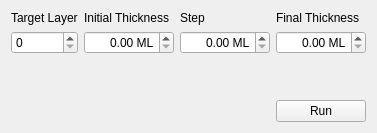
      <widget class="QWidget" name="auto_tab">
       <attribute name="title">
        <string>Automate</string>
       </attribute>
       <layout class="QHBoxLayout" name="horizontalLayout_5">
        <item>
         <layout class="QGridLayout" name="gridLayout_8">
          <item row="0" column="3">
           <widget class="QLabel" name="label_22">
            <property name="text">
             <string>Final Thickness</string>
            </property>
           </widget>
          </item>
          <item row="1" column="1">
           <widget class="QDoubleSpinBox" name="auto_init_spb">
            <property name="alignment">
             <set>Qt::AlignRight|Qt::AlignTrailing|Qt::AlignVCenter</set>
            </property>
            <property name="suffix">
             <string> ML</string>
            </property>
            <property name="decimals">
             <number>2</number>
            </property>
            <property name="maximum">
             <double>1000.000000000000000</double>
            </property>
            <property name="singleStep">
             <double>0.100000000000000</double>
            </property>
           </widget>
          </item>
          <item row="1" column="3">
           <widget class="QDoubleSpinBox" name="auto_final_spb">
            <property name="alignment">
             <set>Qt::AlignRight|Qt::AlignTrailing|Qt::AlignVCenter</set>
            </property>
            <property name="suffix">
             <string> ML</string>
            </property>
            <property name="decimals">
             <number>2</number>
            </property>
            <property name="maximum">
             <double>1000.000000000000000</double>
            </property>
            <property name="singleStep">
             <double>0.010000000000000</double>
            </property>
           </widget>
          </item>
          <item row="0" column="2">
           <widget class="QLabel" name="label_21">
            <property name="text">
             <string>Step</string>
            </property>
           </widget>
          </item>
          <item row="0" column="1">
           <widget class="QLabel" name="label_20">
            <property name="text">
             <string>Initial Thickness</string>
            </property>
           </widget>
          </item>
          <item row="0" column="0">
           <widget class="QLabel" name="label_19">
            <property name="text">
             <string>Target Layer</string>
            </property>
           </widget>
          </item>
          <item row="1" column="2">
           <widget class="QDoubleSpinBox" name="auto_step_spb">
            <property name="alignment">
             <set>Qt::AlignRight|Qt::AlignTrailing|Qt::AlignVCenter</set>
            </property>
            <property name="suffix">
             <string> ML</string>
            </property>
            <property name="decimals">
             <number>2</number>
            </property>
            <property name="maximum">
             <double>1000.000000000000000</double>
            </property>
            <property name="singleStep">
             <double>0.010000000000000</double>
            </property>
           </widget>
          </item>
          <item row="1" column="0">
           <widget class="QSpinBox" name="auto_layer_spb">
            <property name="value">
             <number>0</number>
            </property>
           </widget>
          </item>
          <item row="3" column="3">
           <widget class="QPushButton" name="auto_run_btn">
            <property name="text">
             <string>Run</string>
            </property>
           </widget>
          </item>
          <item row="2" column="3">
           <spacer name="verticalSpacer_5">
            <property name="orientation">
             <enum>Qt::Vertical</enum>
            </property>
            <property name="sizeHint" stdset="0">
             <size>
              <width>20</width>
              <height>40</height>
             </size>
            </property>
           </spacer>
          </item>
         </layout>
        </item>
       </layout>
      </widget>
